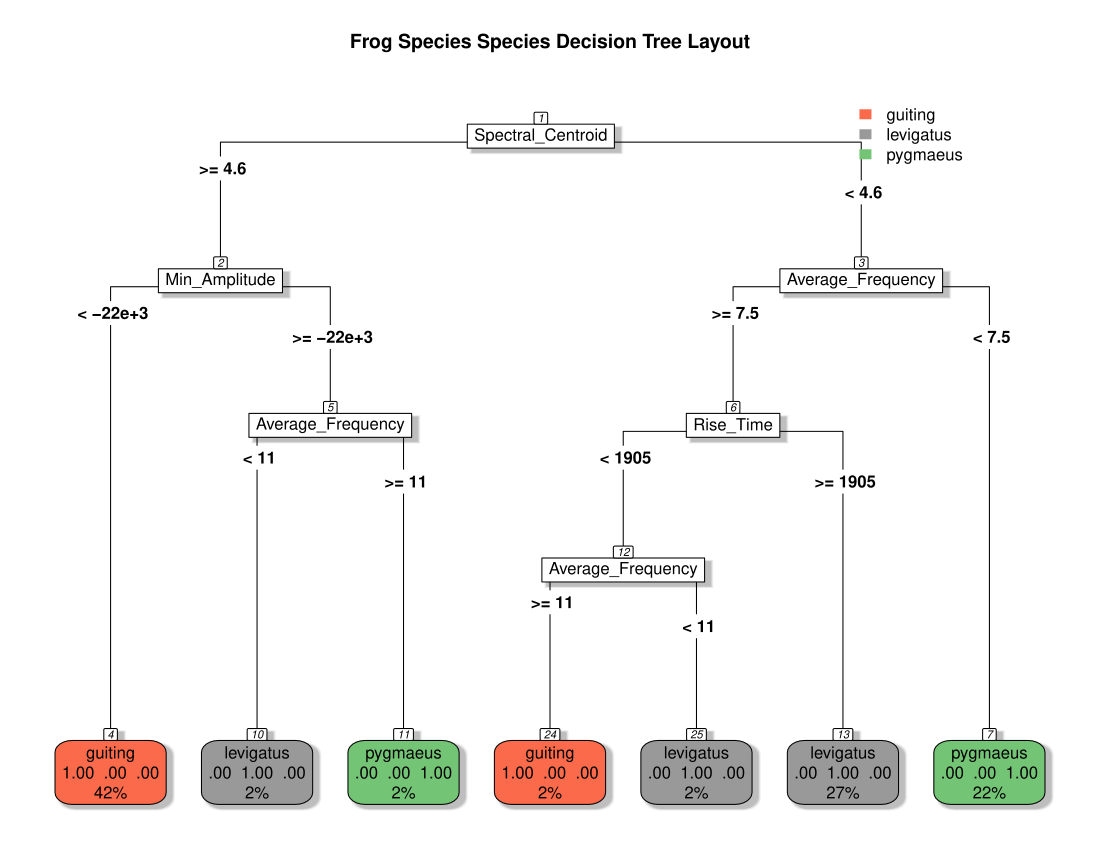

Source code (R):
# Cabingan
# Act 13

# Read packages
library(ranger)

# Read data
df <- read.csv("call_data_12October2025.csv")
acoustic <- df[,-1]
acoustic$Species <- as.factor(acoustic$Species)

# Design cartesian grid
hyper_grid <- expand.grid(
  num.trees = c(100, 300, 500),
  mtry = c(2, 4, 6),
  min.node.size = c(1, 5, 10)
)
oob_errors <- numeric(nrow(hyper_grid))

cat("Starting grid search across", nrow(hyper_grid), "combinations...\n")

for (i in 1:nrow(hyper_grid)) {
  model_iteration <- ranger(
    formula        = Species ~ ., 
    data           = acoustic, 
    num.trees      = hyper_grid$num.trees[i],
    mtry           = hyper_grid$mtry[i],
    min.node.size  = hyper_grid$min.node.size[i],
    seed           = 123,                 
    num.threads    = NULL                 
  )
  
  oob_errors[i] <- model_iteration$prediction.error
}

grid_results <- cbind(hyper_grid, OOB_Error = oob_errors)

# Selecting optimal hyperparameters
grid_sorted <- grid_results[order(grid_results$OOB_Error), ]
best_combination <- grid_sorted[1, ]
cat("--- OPTIMAL HYPERPARAMETERS FOUND ---\n")
print(best_combination)

# Best Model
cat("\nTraining the final model using the absolute best parameters...\n")

final_acoustic_model <- ranger(
  formula        = Species ~ .,
  data           = acoustic,
  num.trees      = best_combination$num.trees,
  mtry           = best_combination$mtry,
  min.node.size  = best_combination$min.node.size,
  importance     = "impurity", # Enables feature importance tracking
  seed           = 123
)

print(final_acoustic_model)

# Plot
single_tree <- rpart(
  formula = Species ~ ., 
  data    = acoustic, 
  method  = "class",                        
  control = rpart.control(minsplit = best_combination$min.node.size) 
)

pdf("Cabingan_randforest_reg.pdf", width = 11, height = 8.5)

rpart.plot(
  single_tree, 
  type        = 5,                          
  shadow.col  = "gray",                     
  nn          = TRUE,                       
  main        = "Frog Species Species Decision Tree Layout"
)

dev.off()
